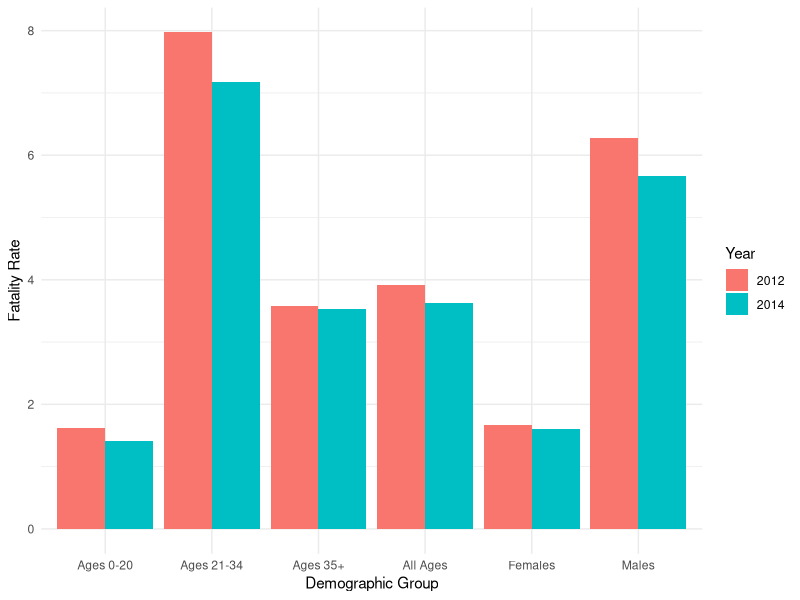
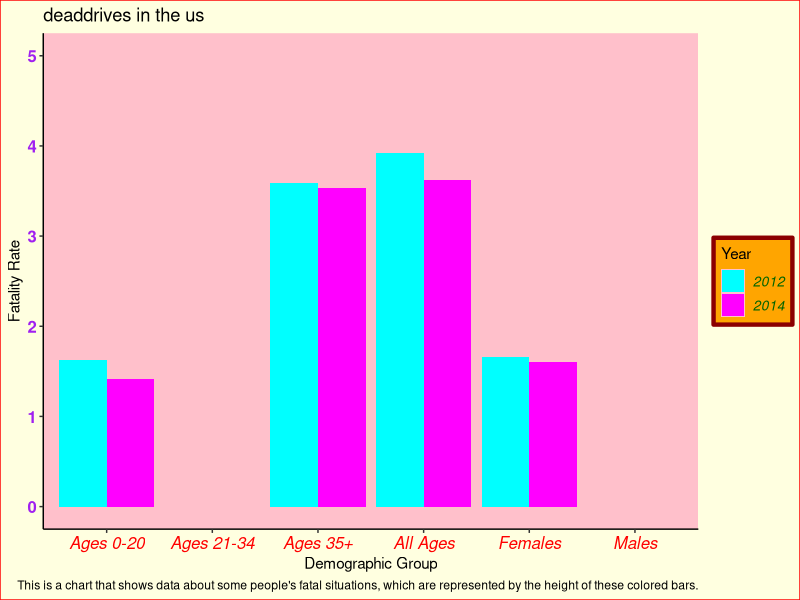

Write R code to recreate these figures, in order.
## ---- chunk 1
knitr::opts_chunk$set(echo = TRUE)
## ---- chunk 2
# Load Packages into coding environment
library("ggplot2")
library("dplyr")
library("tidyr")
library("reshape2")
#Read data into coding environment

driving_death <- read.csv("Impaired_Driving_Death_Rate__by_Age_and_Gender__2012___2014__All_States.csv")

#rename annoying column names

new_dd <- driving_death %>%
  rename(
    State = State,
    Location = Location,
    All_2012 = `All.Ages..2012`,
    Age0to20_2012 = `Ages.0.20..2012`,
    Age21to34_2012 = `Ages.21.34..2012`,
    Age35plus_2012 = `Ages.35...2012`,
    Male_2012 = `Male..2012`,
    Female_2012 = `Female..2012`,
    All_2014 = `All.Ages..2014`,
    Age0to20_2014 = `Ages.0.20..2014`,
    Age21to34_2014 = `Ages.21.34..2014`,
    Age35plus_2014 = `Ages.35...2014`,
    Male_2014 = `Male..2014`,
    Female_2014 = `Female..2014`)

#Take the average for each age group column to aggregate data for entire US

US_dd <- new_dd %>%
  summarise(
    All_2012 = mean(All_2012, na.rm = TRUE),
    Age0to20_2012 = mean(Age0to20_2012, na.rm = TRUE),
    Age21to34_2012 = mean(Age21to34_2012, na.rm = TRUE),
    Age35plus_2012 = mean(Age35plus_2012, na.rm = TRUE),
    Male_2012 = mean(Male_2012, na.rm = TRUE),
    Female_2012 = mean(Female_2012, na.rm = TRUE),
    All_2014 = mean(All_2014, na.rm = TRUE),
    Age0to20_2014 = mean(Age0to20_2014, na.rm = TRUE),
    Age21to34_2014 = mean(Age21to34_2014, na.rm = TRUE),
    Age35plus_2014 = mean(Age35plus_2014, na.rm = TRUE),
    Male_2014 = mean(Male_2014, na.rm = TRUE),
    Female_2014 = mean(Female_2014, na.rm = TRUE))

#Transform data into long format with category and year as columns

long_dd <- US_dd %>%
  tidyr::pivot_longer(
    everything(),
    names_to = c("Category", "Year"),
    names_sep = "_",
    values_to = "Value")

#Visualize data for pretty plot

ggplot(long_dd, aes(x = Category, y = Value, fill = Year)) +
  geom_bar(stat = "identity", position = "dodge") +
  labs(x = "Demographic Group", y = "Fatality Rate") +
  scale_x_discrete(labels = c(All = "All Ages", Age0to20 = "Ages 0-20", Age21to34 = "Ages 21-34", Age35plus = "Ages 35+", Male = "Males", Female = "Females")) + theme_minimal()

## ---- chunk 3
#Visualize data for ugly plot

ggplot(long_dd, aes(x = Category, y = Value, fill = Year)) +
  geom_bar(stat = "identity", position = "dodge") +
  labs(
    title = "deaddrives in the us",
    x = "Demographic Group",
    y = "Fatality Rate",
    caption = "This is a chart that shows data about some people's fatal situations, which are represented by the height of these colored bars.") +
  scale_x_discrete(labels = c(All = "All Ages", Age0to20 = "Ages 0-20", Age21to34 = "Ages 21-34", Age35plus = "Ages 35+", Male = "Males", Female = "Females")) +
  scale_y_continuous(limits=c(0, 5)) +
  theme_classic() +
  theme(
    plot.background = element_rect(fill = "lightyellow", color = "red"),
    panel.background = element_rect(fill = "pink"),
    axis.text.x = element_text(face = "italic", color = "red", size = 12),
    axis.text.y = element_text(face = "bold", color = "purple", size = 12),
    legend.background = element_rect(fill = "orange", color = "darkred", size = 1.5, linetype = "solid"),
    legend.text = element_text(face = "italic", color = "darkgreen", size = 10)) + 
  scale_fill_manual(values = c("2012" = "cyan", "2014" = "magenta"))


